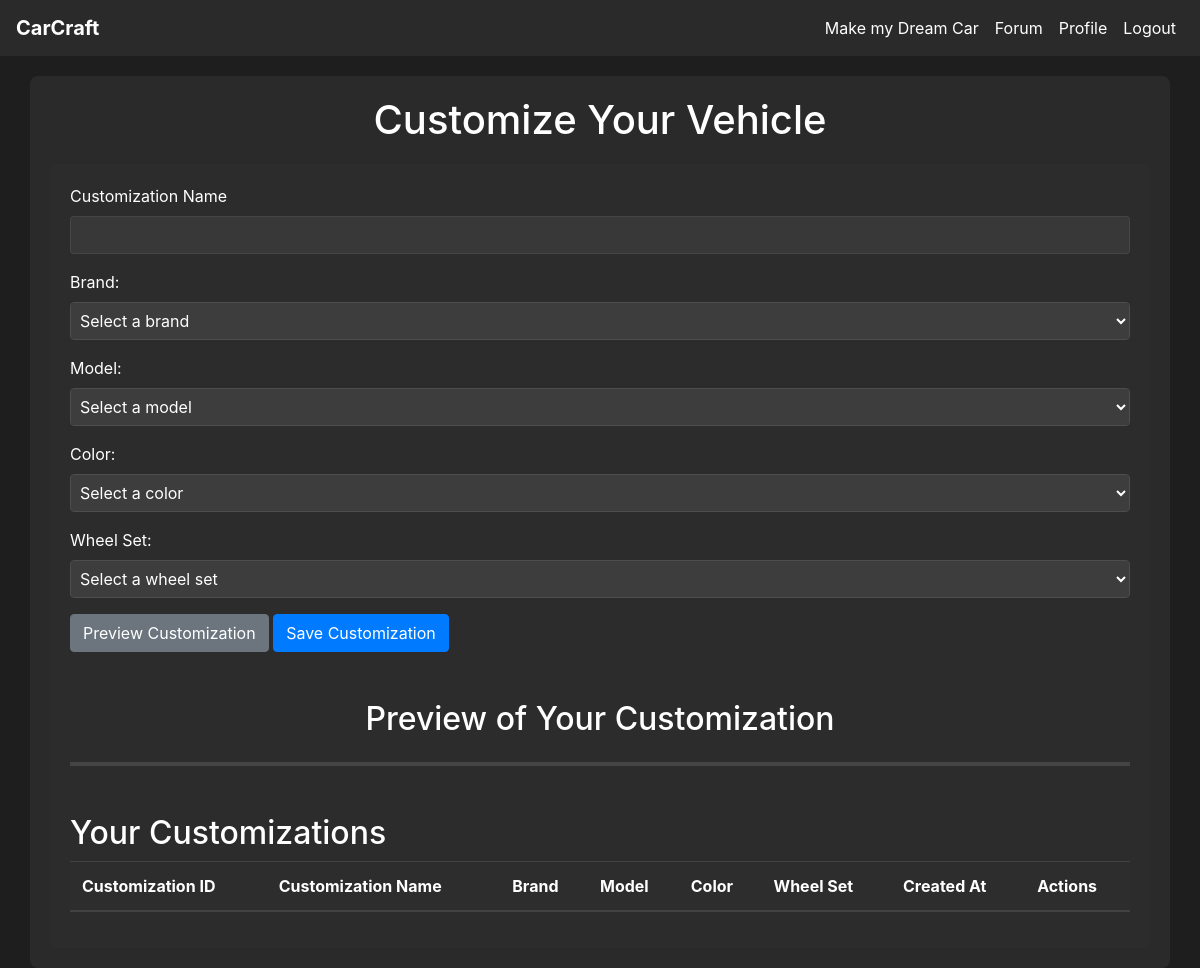
The app's page /customize (signed in), older data.
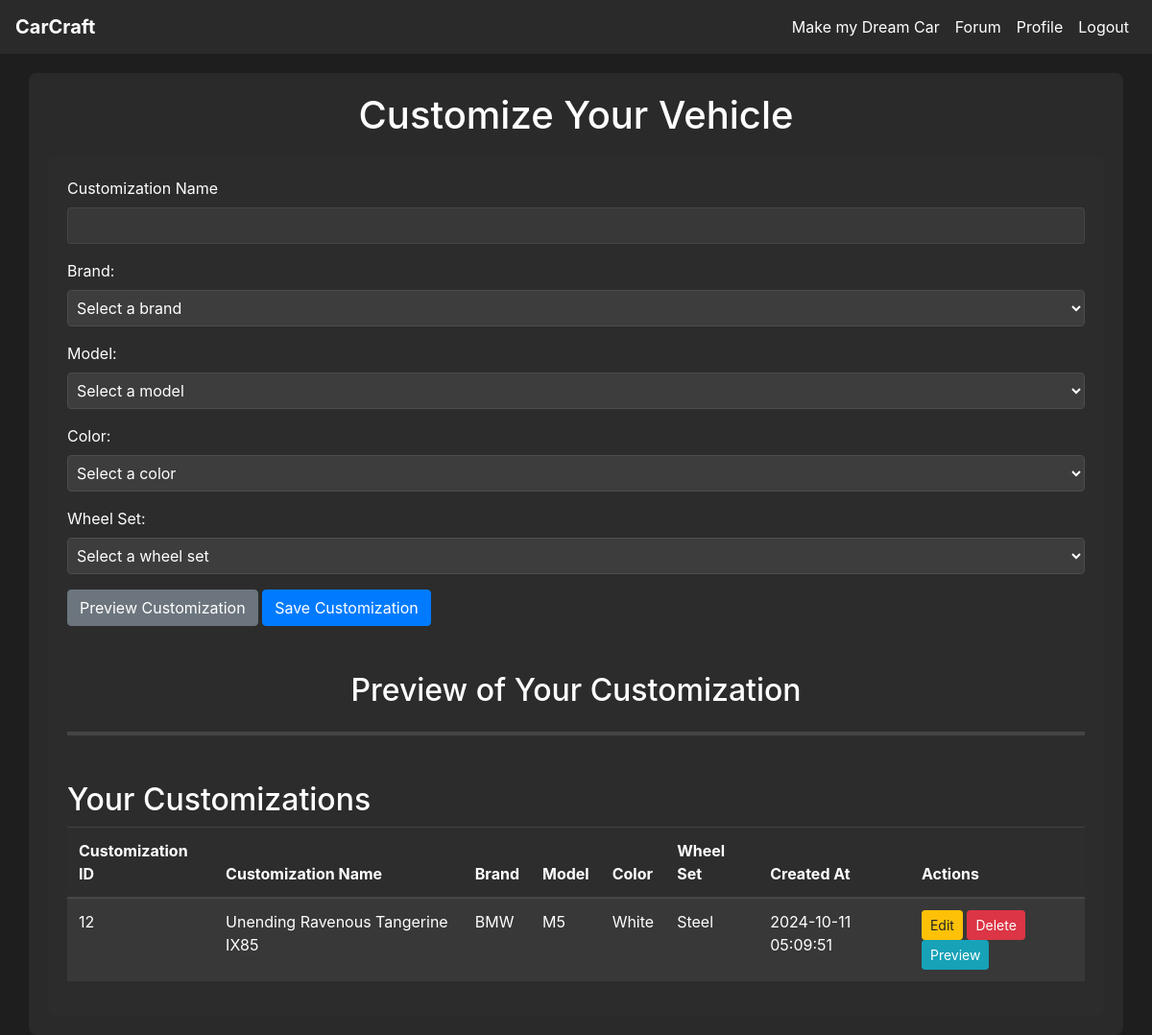
The same page, newer data.
### tables this page shows
CREATE TABLE customization (
    customization_id INTEGER PRIMARY KEY AUTOINCREMENT,
    customization_name VARCHAR(100) NOT NULL,
    user_id INTEGER NOT NULL,
    model_id INTEGER NOT NULL,
    color_id INTEGER NOT NULL,
    wheel_id INTEGER NOT NULL,
    created_at DATETIME DEFAULT CURRENT_TIMESTAMP,
    FOREIGN KEY (user_id) REFERENCES user(user_id),
    FOREIGN KEY (model_id) REFERENCES model(model_id),
    FOREIGN KEY (color_id) REFERENCES color(color_id),
    FOREIGN KEY (wheel_id) REFERENCES wheel_set(wheel_id)
);

CREATE TABLE brand (
    brand_id INTEGER PRIMARY KEY AUTOINCREMENT,
    name VARCHAR(20)
);

CREATE TABLE model (
    model_id INTEGER PRIMARY KEY AUTOINCREMENT,
    brand_id INTEGER NOT NULL,
    type_id INTEGER NOT NULL,
    name VARCHAR(100) NOT NULL,
    FOREIGN KEY (brand_id) REFERENCES brand(brand_id),
    FOREIGN KEY (type_id) REFERENCES vehicle_type(type_id)
);

CREATE TABLE color (
    color_id INTEGER PRIMARY KEY AUTOINCREMENT,
    name VARCHAR(50)
);

CREATE TABLE wheel_set (
    wheel_id INTEGER PRIMARY KEY AUTOINCREMENT,
    name VARCHAR(100),
    description TEXT
);

### app.py (the view, shortened to what this page needs)
@app.route('/customize', methods=['GET', 'POST'])
@login_required
def customize():
    db = get_db_connection()
    brands = db.execute('SELECT brand_id, name FROM brand').fetchall()
    colors = db.execute('SELECT color_id, name FROM color').fetchall()
    wheels = db.execute('SELECT wheel_id, name FROM wheel_set').fetchall()
    models = []
    if brands:
        default_brand_id = brands[0]['brand_id']
        models = db.execute('SELECT model_id, name FROM model WHERE brand_id = ?', (default_brand_id,)).fetchall()
    customizations = db.execute('''
        SELECT customization.customization_id, customization.customization_name,
               brand.name AS brand_name, model.name AS model_name,
               color.name AS color_name, wheel_set.name AS wheel_name,
               customization.created_at
        FROM customization
        JOIN model ON customization.model_id = model.model_id
        JOIN brand ON model.brand_id = brand.brand_id
        JOIN color ON customization.color_id = color.color_id
        JOIN wheel_set ON customization.wheel_id = wheel_set.wheel_id
        WHERE customization.user_id = ?
    ''', (current_user.id,)).fetchall()
    return render_template('customize.html', brands=brands, colors=colors,
                           wheels=wheels, models=models, customizations=customizations)

### app.py (called while the page is built)
def get_db_connection():
    conn = sqlite3.connect(DATABASE)
    conn.row_factory = sqlite3.Row  # This enables column access by name: row['column_name']
    return conn

@login_manager.user_loader
def load_user(user_id):
    return User.get(user_id)

    @staticmethod
    def get(user_id):
        conn = get_db_connection()
        user_data = conn.execute('SELECT * FROM user WHERE user_id = ?', (user_id,)).fetchone()
        conn.close()
        if user_data:
            return User(
                user_id=user_data['user_id'],
                username=user_data['username'],
                email=user_data['email'],
                password_hash=user_data['password_hash'],
                admin=bool(user_data['admin'])
            )
        return None

### templates/customize.html (shortened to what this page needs)
{% extends 'base.html' %}
{% block content %}
<h1 class="text-center">Customize Your Vehicle</h1>
<div class="container">
    <form id="customization-form" method="POST" action="{{ url_for('customize') }}" class="mb-5">
        <div class="form-group">
            <label for="customization_name">Customization Name</label>
            <input type="text" id="customization_name" name="customization_name" class="form-control" value="{{ customization.customization_name if customization else '' }}" required>
        </div>
        <div class="form-group">
            <label for="brand_id">Brand:</label>
            <select name="brand_id" id="brand_id" class="form-control" required>
                <option value="" disabled selected>Select a brand</option>
            </select>
        </div>
        <div class="form-group">
            <label for="model_id">Model:</label>
            <select name="model_id" id="model_id" class="form-control" required>
                <option value="" disabled selected>Select a model</option>
            </select>
        </div>
        <div class="form-group">
            <label for="color_id">Color:</label>
            <select name="color_id" id="color_id" class="form-control">
                <option value="" disabled selected>Select a color</option>
            </select>
        </div>
        <div class="form-group">
            <label for="wheel_id">Wheel Set:</label>
            <select name="wheel_id" id="wheel_id" class="form-control">
                <option value="" disabled selected>Select a wheel set</option>
            </select>
        </div>
        <button type="button" id="preview-button" class="btn btn-secondary">Preview Customization</button>
        <button type="submit" class="btn btn-primary">Save Customization</button>
    </form>
    <h2 id="preview-of-your-customization" class="text-center mb-4">Preview of Your Customization</h2>
    <div id="car-viewer" class="mb-5"></div>
    <h2>Your Customizations</h2>
    <table class="table table-striped">
        <thead>
            <tr>
                <th>Customization ID</th>
                <th>Customization Name</th>
                <th>Brand</th>
                <th>Model</th>
                <th>Color</th>
                <th>Wheel Set</th>
                <th>Created At</th>
                <th>Actions</th>
            </tr>
        </thead>
        <tbody>
            {% for customization in customizations %}
                <tr>
                    <td>{{ customization.customization_id }}</td>
                    <td>{{ customization.customization_name }}</td>
                    <td>{{ customization.brand_name }}</td>
                    <td>{{ customization.model_name }}</td>
                    <td>{{ customization.color_name }}</td>
                    <td>{{ customization.wheel_name }}</td>
                    <td>{{ customization.created_at }}</td>
                    <td>
                        <a href="{{ url_for('edit_customization', customization_id=customization.customization_id) }}" class="btn btn-warning btn-sm">Edit</a>
                        <form method="POST" action="{{ url_for('customize') }}" style="display:inline;">
                            <button type="submit" class="btn btn-danger btn-sm" onclick="return confirm('Are you sure you want to delete this customization?');">Delete</button>
                        </form>
                        <button type="button" class="btn btn-info btn-sm preview-saved" data-brand="{{ customization.brand_name }}" data-model="{{ customization.model_name }}" data-color="{{ customization.color_name }}" data-wheel="{{ customization.wheel_name }}">Preview</button>
                    </td>
                </tr>
            {% endfor %}
        </tbody>
    </table>
</div>
{% endblock %}

### templates/base.html (shortened to what this page needs)
<!DOCTYPE html>
<html lang="en">
<head>
    <link
      rel="stylesheet"
      href="https://stackpath.bootstrapcdn.com/bootstrap/4.4.1/css/bootstrap.min.css"
    />
    <link
      rel="stylesheet"
      href="https://cdnjs.cloudflare.com/ajax/libs/font-awesome/5.15.4/css/all.min.css"
    />
    <link rel="stylesheet" href="{{ url_for('static', filename='css/style.css') }}">
</head>
<body>
    <nav class="navbar navbar-expand-lg">
        <a class="navbar-brand" href="{{ url_for('home') }}">CarCraft</a>
        <div class="collapse navbar-collapse" id="navbarNav">
            <ul class="navbar-nav">
                {% if current_user.is_authenticated %}
                    <li class="nav-item"><a class="nav-link" href="{{ url_for('customize') }}">Make my Dream Car</a></li>
                    <li class="nav-item"><a class="nav-link" href="{{ url_for('forum') }}">Forum</a></li>
                    <li class="nav-item"><a class="nav-link" href="{{ url_for('profile') }}">Profile</a></li>
                    <li class="nav-item"><a class="nav-link" href="{{ url_for('logout') }}">Logout</a></li>
                {% else %}
                    <li class="nav-item"><a class="nav-link" href="{{ url_for('login') }}">Login</a></li>
                    <li class="nav-item"><a class="nav-link" href="{{ url_for('create_user') }}">Register</a></li>
                {% endif %}
            </ul>
        </div>
    </nav>
    <div class="container">
        {% block content %}{% endblock %}
    </div>
</body>
</html>

### static/css/style.css (style rules this page uses)
body { background-color: #1e1e1e; color: #ffffff; }
.navbar { background-color: rgba(45, 45, 45, 0.8); position: relative; z-index: 1000; padding: 0.5rem 1rem; }
.navbar-brand, .nav-link { color: #ffffff !important; transition: color 0.3s ease; }
.navbar-brand { font-weight: bold; }
.navbar-nav { margin-left: auto; }
.container { background-color: rgba(45, 45, 45, 0.8); border-radius: 8px; padding: 20px; margin-top: 20px; position: relative }
h1, h2, h3, h4, h5, h6 { color: #ffffff; }
.btn-primary { background-color: #007bff; border-color: #007bff; }
.btn-secondary { background-color: #6c757d; border-color: #6c757d; }
input, select, textarea { background-color: #3d3d3d; border-color: #4d4d4d; color: #ffffff; }
.form-control { background-color: rgba(61, 61, 61, 0.8); border-color: rgba(77, 77, 77, 0.8); color: #ffffff; }
a { color: #007bff; }
.nav-link { color: #ffffff; }
.table { color: #ffffff; background-color: rgba(45, 45, 45, 0.8); }
.table thead th { border-bottom-color: rgba(255, 255, 255, 0.1); }
.table td, .table th { border-top-color: rgba(255, 255, 255, 0.1); }
.table { color: #fff; }
.table-striped tbody tr:nth-of-type(odd) { background-color: rgba(255, 255, 255, .05); }
.btn-danger { background-color: #dc3545; border-color: #dc3545; }

### templates/customize.html (style rules this page uses)
#car-viewer { width: 100%; height: 100%; margin: 0 auto; display: flex; justify-content: center; align-items: center; border: 2px solid #444; background-color: #1f1f1f; }

Row changes from the older to the newer data that the page shows:
now on this page (row edited): customization: customization_id "12", customization_name "Unending Ravenous Tangerine IX85", brand_name "BMW", model_name "M5", color_name "White", wheel_name "Steel", created_at "2024-10-11 05:09:51"
